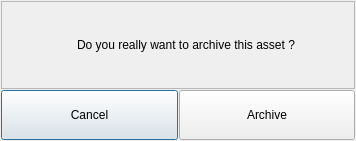
<?xml version="1.0" encoding="UTF-8"?>
<ui version="4.0">
 <class>Dialog</class>
 <widget class="QDialog" name="Dialog">
  <property name="geometry">
   <rect>
    <x>0</x>
    <y>0</y>
    <width>356</width>
    <height>141</height>
   </rect>
  </property>
  <property name="windowTitle">
   <string>Dialog</string>
  </property>
  <layout class="QVBoxLayout" name="verticalLayout">
   <property name="spacing">
    <number>1</number>
   </property>
   <property name="leftMargin">
    <number>1</number>
   </property>
   <property name="topMargin">
    <number>1</number>
   </property>
   <property name="rightMargin">
    <number>1</number>
   </property>
   <property name="bottomMargin">
    <number>1</number>
   </property>
   <item>
    <widget class="QFrame" name="delete_asset_frame">
     <property name="frameShape">
      <enum>QFrame::StyledPanel</enum>
     </property>
     <property name="frameShadow">
      <enum>QFrame::Raised</enum>
     </property>
     <layout class="QVBoxLayout" name="verticalLayout_2">
      <item>
       <layout class="QHBoxLayout" name="horizontalLayout">
        <item>
         <widget class="QLabel" name="delete_asset_image_label">
          <property name="minimumSize">
           <size>
            <width>60</width>
            <height>60</height>
           </size>
          </property>
          <property name="maximumSize">
           <size>
            <width>60</width>
            <height>60</height>
           </size>
          </property>
          <property name="text">
           <string/>
          </property>
         </widget>
        </item>
        <item>
         <widget class="QLabel" name="label">
          <property name="text">
           <string>Do you really want to archive this asset ?</string>
          </property>
         </widget>
        </item>
       </layout>
      </item>
     </layout>
    </widget>
   </item>
   <item>
    <layout class="QHBoxLayout" name="horizontalLayout_2">
     <property name="spacing">
      <number>1</number>
     </property>
     <item>
      <widget class="QPushButton" name="cancel_delete_pushButton">
       <property name="minimumSize">
        <size>
         <width>0</width>
         <height>50</height>
        </size>
       </property>
       <property name="text">
        <string>Cancel</string>
       </property>
      </widget>
     </item>
     <item>
      <widget class="QPushButton" name="delete_asset_pushButton">
       <property name="minimumSize">
        <size>
         <width>0</width>
         <height>50</height>
        </size>
       </property>
       <property name="text">
        <string>Archive</string>
       </property>
      </widget>
     </item>
    </layout>
   </item>
  </layout>
 </widget>
 <resources/>
 <connections>
  <connection>
   <sender>delete_asset_pushButton</sender>
   <signal>clicked()</signal>
   <receiver>Dialog</receiver>
   <slot>accept()</slot>
   <hints>
    <hint type="sourcelabel">
     <x>249</x>
     <y>94</y>
    </hint>
    <hint type="destinationlabel">
     <x>168</x>
     <y>60</y>
    </hint>
   </hints>
  </connection>
  <connection>
   <sender>cancel_delete_pushButton</sender>
   <signal>clicked()</signal>
   <receiver>Dialog</receiver>
   <slot>reject()</slot>
   <hints>
    <hint type="sourcelabel">
     <x>88</x>
     <y>94</y>
    </hint>
    <hint type="destinationlabel">
     <x>168</x>
     <y>60</y>
    </hint>
   </hints>
  </connection>
 </connections>
</ui>
